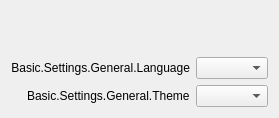
       <widget class="QWidget" name="generalPage">
        <layout class="QFormLayout" name="formLayout_2">
         <property name="fieldGrowthPolicy">
          <enum>QFormLayout::AllNonFixedFieldsGrow</enum>
         </property>
         <property name="labelAlignment">
          <set>Qt::AlignRight|Qt::AlignTrailing|Qt::AlignVCenter</set>
         </property>
         <item row="0" column="0">
          <spacer name="verticalSpacer">
           <property name="orientation">
            <enum>Qt::Vertical</enum>
           </property>
           <property name="sizeHint" stdset="0">
            <size>
             <width>20</width>
             <height>40</height>
            </size>
           </property>
          </spacer>
         </item>
         <item row="1" column="0">
          <widget class="QLabel" name="label">
           <property name="minimumSize">
            <size>
             <width>170</width>
             <height>0</height>
            </size>
           </property>
           <property name="text">
            <string>Basic.Settings.General.Language</string>
           </property>
           <property name="alignment">
            <set>Qt::AlignRight|Qt::AlignTrailing|Qt::AlignVCenter</set>
           </property>
          </widget>
         </item>
         <item row="1" column="1">
          <widget class="QComboBox" name="language"/>
         </item>
         <item row="2" column="0">
          <widget class="QLabel" name="label_42">
           <property name="text">
            <string>Basic.Settings.General.Theme</string>
           </property>
          </widget>
         </item>
         <item row="2" column="1">
          <widget class="QComboBox" name="theme"/>
         </item>
        </layout>
       </widget>
